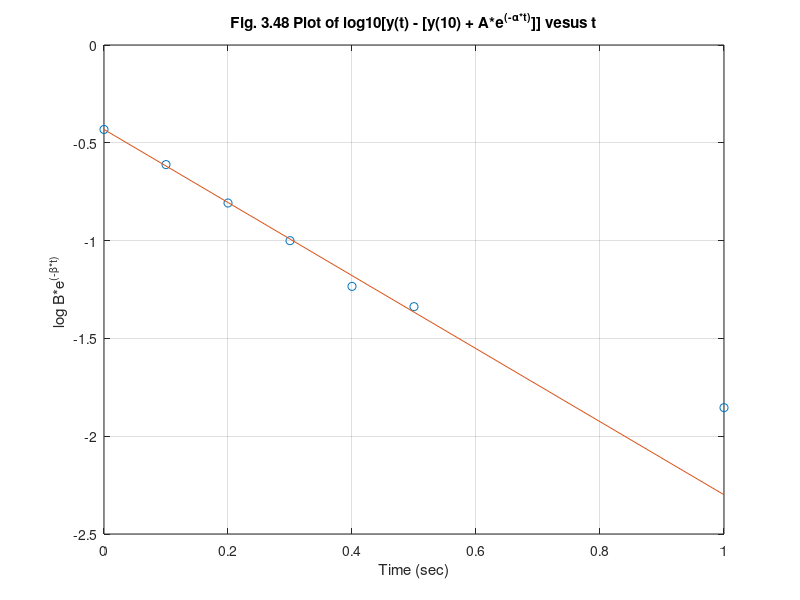

Write the MATLAB code that produced this figure.
%  Figure 3.48      Feedback Control of Dynamic Systems, 4e
%                        Franklin, Powell, Emami
%

%  Example 3.28     

clf;
t=[0 .1 .2 .3 .4 .5 1];
y=[0 .005 .034 .085 .140 .215 .510];
A=-1.37;
alpha=1;
dy=y-(ones(1,7)+A*exp(-alpha*t));
axis([0 1 -3 0]);
B=.37;     % 0.37 adjust B & beta to get best fit
beta=4.3;  % 4.3 to data by trial and error
tf=[0 .1 .2 .3 .4 .5 .6 1];
fity=B*exp(-beta*tf);
dyl=log10(dy);
fityl=log10(fity);
plot(t,dyl,'o',tf,fityl,'-');grid;
title('Fig. 3.48 Plot of log10[y(t) - [y(10) + A*e^{(-\alpha*t)}]] vesus t');
ylabel('log B*e^{(-\beta*t)} ');
xlabel('Time (sec)');
